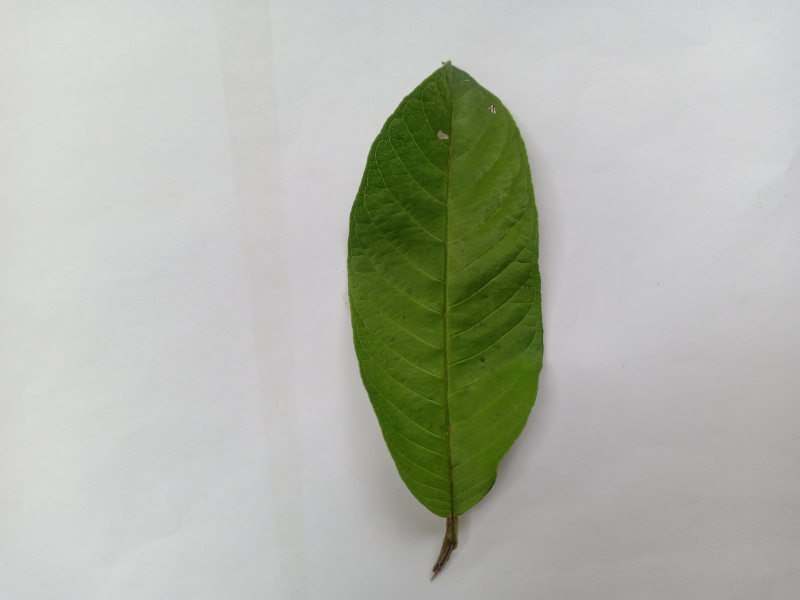
#> input picture Dataset/Daun Jambu/001.jpg, 1600 x 1200 px (shown at 1/2 size); its folder holds 4 pictures in this run
$ python 'Resize Image (Ignore Aspect Ratio).py'
#> lines starting #> are read from the running program, lines starting #| are printed output that depends on the picture
import cv2
import glob
import re
import os
from pathlib import Path

PATH = dir_path = os.path.dirname(os.path.realpath(__file__)).replace("\\",'/')
#PATH = str(Path(__file__).resolve().parent).replace("\\",'/')
PATH_CWD = os.getcwd().replace("\\",'/')

imdirDaunJambu = PATH_CWD +'/Dataset/Daun Jambu/'
imdirDaunNangka = PATH_CWD + '/Dataset/Daun Nangka/'
file_tag = 'Resize (Ignore Aspect Ratio)'

def getAllFileInFolder(imdir,file_tag,fuct):
    # get all files in a folder
#> called with file_tag = 'Resize (Ignore Aspect Ratio)'
    leaf_name = re.search("Daun\s[a-zA-Z]+",imdir).group()
    ext = ['png', 'jpg', 'gif']    # Add image formats here
    files = []
    [files.extend(glob.glob(imdir + '*.' + e)) for e in ext]
    images = [cv2.imread(file) for file in files]
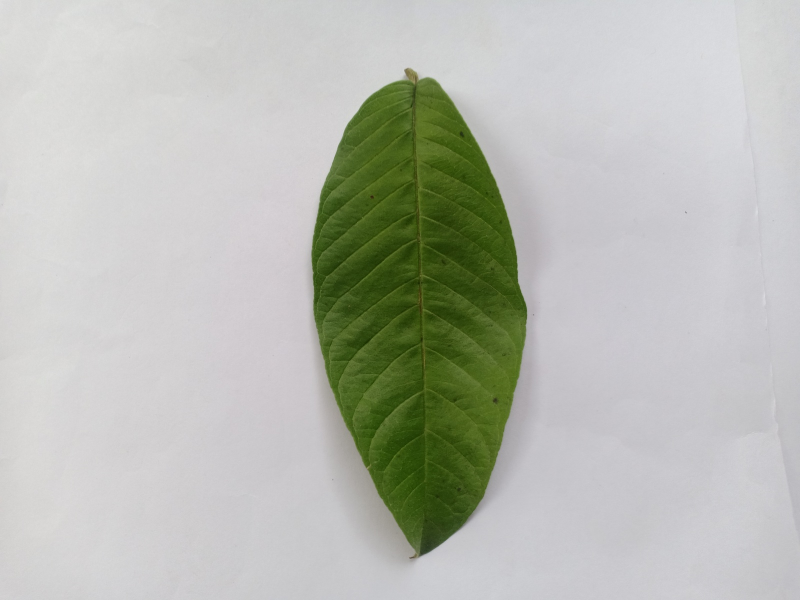
#> input picture Dataset/Daun Jambu/003.jpg, 1600 x 1200 px (shown at 1/2 size)
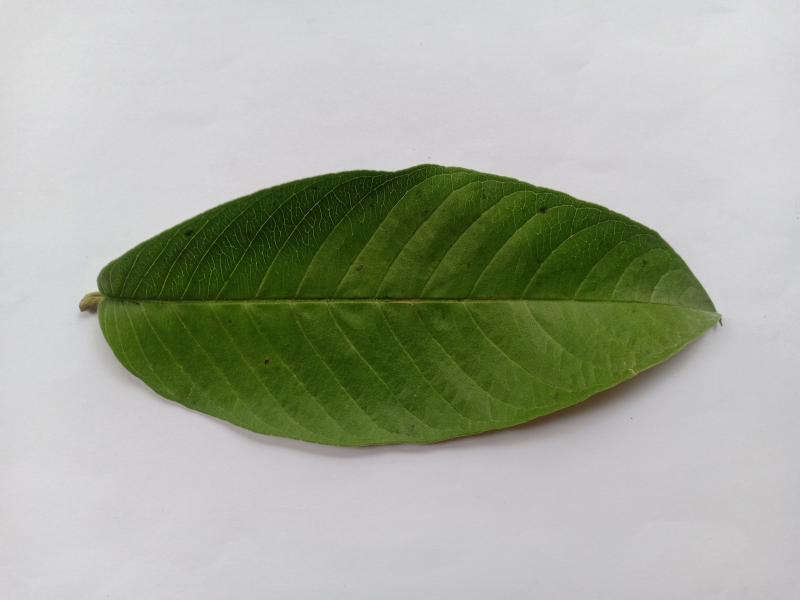
#> input picture Dataset/Daun Jambu/004.jpg, 1600 x 1200 px (shown at 1/2 size)
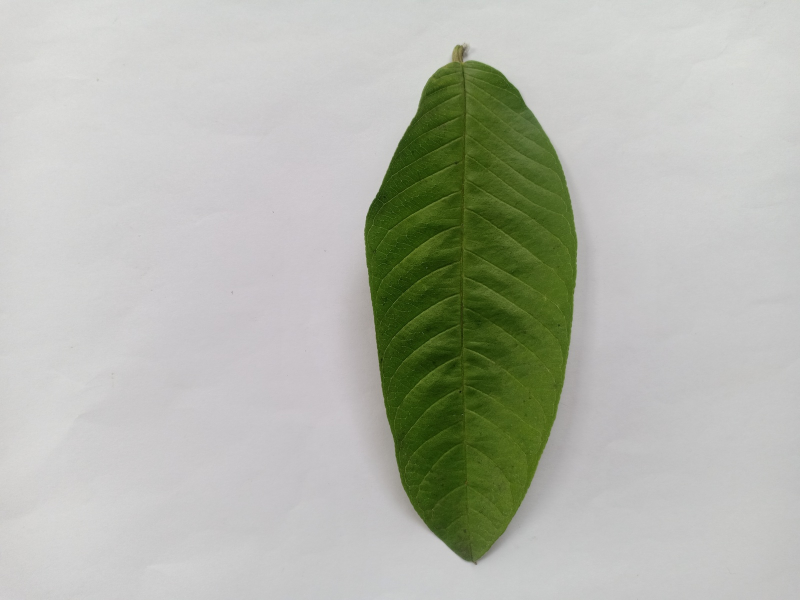
#> input picture Dataset/Daun Jambu/005.jpg, 1600 x 1200 px (shown at 1/2 size)
#> images = 4 items
    # Directory
    directory = leaf_name +" - " + file_tag
    # Parent Directory path
    path = os.path.join(PATH+"/Output/", directory)
    # Create the directory
    try:
      os.mkdir(path)
    except OSError as error:
      print(error)
    # adjust images to all of them and save to different location
    i = 1
    for img in images:
        im_name =  path + "/" + str(i) + ".jpg"
        print(im_name)
        cv2.imwrite(im_name, fuct(img))
        i+=1
#> this loop made 4 passes
#| Image Processing/Resize Image (Ignore Aspect Ratio)/Output/Daun Jambu - Resize (Ignore Aspect Ratio)/1.jpg
#| Image Processing/Resize Image (Ignore Aspect Ratio)/Output/Daun Jambu - Resize (Ignore Aspect Ratio)/2.jpg
#| Image Processing/Resize Image (Ignore Aspect Ratio)/Output/Daun Jambu - Resize (Ignore Aspect Ratio)/3.jpg
#| Image Processing/Resize Image (Ignore Aspect Ratio)/Output/Daun Jambu - Resize (Ignore Aspect Ratio)/4.jpg
#> pass 1, in imageResizeIgnoreAspectRatio, `im_resized = cv2.resize(image, (400,400))`:
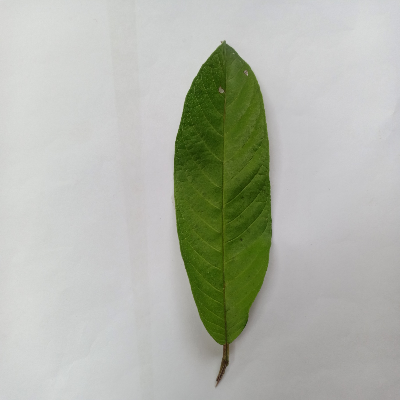
#> im_resized: shape (400, 400, 3); mean B, G, R 171.5, 182.1, 178.3
#> pass 2, in imageResizeIgnoreAspectRatio (call 2), `im_resized = cv2.resize(image, (400,400))`:
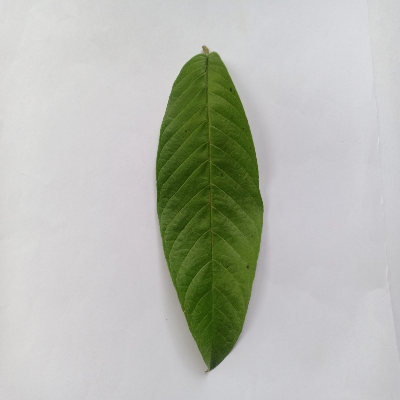
#> im_resized: shape (400, 400, 3); mean B, G, R 179.6, 187.7, 184.8
#> pass 3, in imageResizeIgnoreAspectRatio (call 3), `im_resized = cv2.resize(image, (400,400))`:
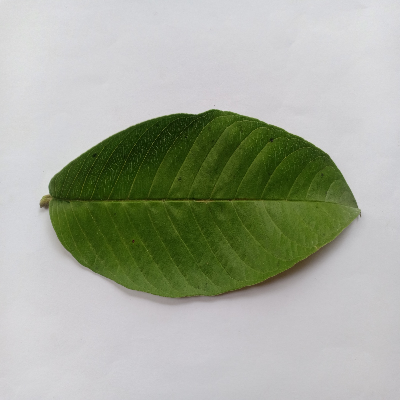
#> im_resized: shape (400, 400, 3); mean B, G, R 157.2, 171.8, 166.3
#> after the loop, i = 5


def imageResizeIgnoreAspectRatio(image):
    im_resized = cv2.resize(image, (400,400))
    return im_resized

def main():
    getAllFileInFolder(imdirDaunJambu,file_tag,imageResizeIgnoreAspectRatio)
    getAllFileInFolder(imdirDaunNangka,file_tag,imageResizeIgnoreAspectRatio)

if __name__ == "__main__":
    main()
